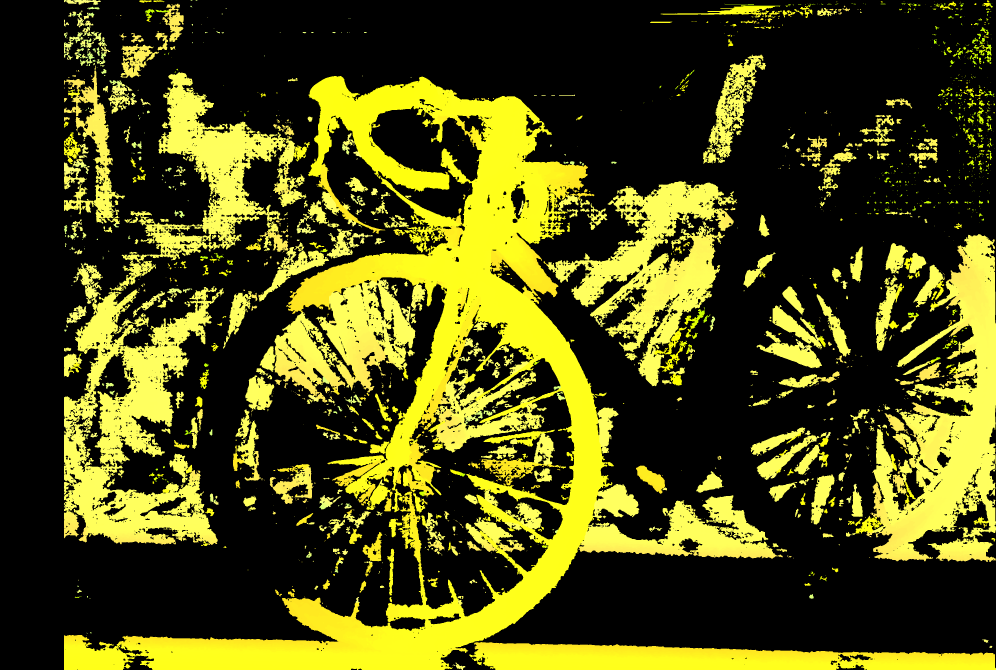
#> input picture main/down/img_0_uint8_2008x2988x3.png, 2988 x 2008 px, given in place of video.mp4, which was not available (shown at 1/3 size)
$ python idk.py
#> lines starting #> are read from the running program, lines starting #| are printed output that depends on the picture; after the words box and inside, x2 and y2 are one past the last pixel; in counts of white or black regions, pixels touching at a corner belong together; pictures that were not available may be replaced by others from this repository, and a replacement may not be noted
### main/tools/hsv.py
import cv2
import numpy as np
# import imutils
import math
from config import BASELINE, ALPHA, MASK_HSV

MORPH_K = np.ones((5,5), np.uint8)
import sys
import os

sys.path.append(os.path.dirname(os.path.dirname(__file__)))
from tools.detection import find_circles, find_depth, find_object

def add_HSV_filter(frame: np.ndarray, blur_factor: int = 7, mask: np.ndarray | None = None) -> np.ndarray:
    """Binary mask isolating the target object via HSV thresholding."""

    # Blur image to reduce noise
    blur = cv2.GaussianBlur(frame, (blur_factor, blur_factor), 0)

    # Convert BGR -> HSV
    hsv = cv2.cvtColor(blur, cv2.COLOR_BGR2HSV)

    # HSV ranges
    # Change according to your object color
    mask = cv2.inRange(
        hsv,
        mask[0],
        mask[1]
    )

    mask = cv2.morphologyEx(mask, cv2.MORPH_OPEN, MORPH_K, iterations=1)
    mask = cv2.morphologyEx(mask, cv2.MORPH_CLOSE, MORPH_K, iterations=2)

    return mask


# =========================================================
# MAIN PROGRAM
# =========================================================

# Stereo camera baseline distance [cm]


# [88 lines left out: function main, not called in this run]

# [2 lines that do not run on import are left out]

### main/tools/detection.py
import cv2
import numpy as np
from config import MIN_AREA

# [81 lines left out: functions crop_cord, segmentation, find_circles, not called in this run]

def find_object(frame: np.ndarray, mask: np.ndarray):
    """
    Locate the largest masked contour and draw it on *frame*.

    Returns
    -------
    center : (cx, cy) or None
    bbox   : [[x1, y1], [x2, y2]] or None
    """

    contours, _ = cv2.findContours( mask.copy(), cv2.RETR_EXTERNAL, cv2.CHAIN_APPROX_SIMPLE )
    # contours = imutils.grab_contours(contours)

    # center = None
    if not contours:
        return None, None

    # If contour exists
    # if len(contours) > 0:

    # Largest contour
    largest_contour = max(contours, key=cv2.contourArea)

    if cv2.contourArea(largest_contour) < MIN_AREA:
        return None, None

    x, y, w, h = cv2.boundingRect(largest_contour)

    center = (x + w // 2, y + h // 2)

    cv2.rectangle(frame, (x, y), (x + w, y + h), (0, 255, 255), 2)

    cv2.circle(frame, center, 5, (0,0,0), -1)

    return center, [[x, y], [x+w, y+h]]

# [36 lines left out: function find_depth, not called in this run]

### main/tools/disparity_map.py
import cv2
import numpy as np

from config import (
    MODE,

    FOCAL_LENGTH,
    BASELINE,
    DISPARITY_OFFSET,

    LEFT_IMAGE,
    RIGHT_IMAGE )


# =========================
# SGBM CONFIG
# =========================
stereo = cv2.StereoSGBM_create(
    minDisparity      = 0,
    numDisparities    = 16 * 8,     # 192 — must be divisible by 16
    blockSize         = 5,
    P1                = 8  * 3 * 5 ** 2,
    P2                = 32 * 3 * 5 ** 2,
    disp12MaxDiff     = 1,
    uniquenessRatio   = 10,
    speckleWindowSize = 100,
    speckleRange      = 32,
    mode              = cv2.STEREO_SGBM_MODE_SGBM,   # faster than default MODE_HH
)

def disparity_n_depth_map(
    left:    np.ndarray,
    right:   np.ndarray,
    colored: bool = False,
    scale:   float = 0.8,
    gray: bool = False

):
    """
    Compute disparity and metric depth map.

    Speed knobs
    -----------
    scale : resize both frames before SGBM, then upscale result back.
            0.5 => ~4x fewer pixels -> big FPS boost with small quality loss.
    """
    h, w = left.shape[:2]

    if gray:
        left = cv2.cvtColor(left, cv2.COLOR_BGR2GRAY)
        right = cv2.cvtColor(right, cv2.COLOR_BGR2GRAY)
    if scale != 1.0:
        dsize  = (int(w * scale), int(h * scale))
        left = cv2.resize(left, dsize, interpolation=cv2.INTER_LINEAR)
        right = cv2.resize(right, dsize, interpolation=cv2.INTER_LINEAR)

    disparity = stereo.compute(left, right).astype(np.float32) / 16.0

    if scale != 1.0:
        disparity = cv2.resize(disparity, (w, h), interpolation=cv2.INTER_LINEAR)
        disparity /= scale

    # ── Depth ──────────────────────────────────────────────────────────────────
    valid_mask = disparity > 0
    depth = np.zeros_like(disparity, dtype=np.float32)
    depth[valid_mask] = (FOCAL_LENGTH * BASELINE) / (
        disparity[valid_mask] + DISPARITY_OFFSET
    )
    depth[~np.isfinite(depth)] = 0

    # Normalize disparity for display
    disparity_display = cv2.normalize(
        disparity,
        None,
        0,
        255,
        cv2.NORM_MINMAX
    ).astype(np.uint8)

    if colored:
        # Apply color map
        disparity_display = cv2.applyColorMap(
            disparity_display,
            cv2.COLORMAP_JET
        )


    return disparity_display, depth

# [35 lines left out: function automatic_grabcut, not called in this run]

### main/idk.py
from time import time
import cv2
import numpy as np

from tools.disparity_map import disparity_n_depth_map
from tools.hsv import add_HSV_filter
from tools.detection import find_object
from tools.extras import masked_percentile_depth

from tools.config import (
    FOCAL_LENGTH,
    BASELINE,
    MASK_HSV
)

# =========================================================
# CREATE Q MATRIX
# =========================================================

def create_Q_matrix(width, height, focal_length, baseline):

    cx = width / 2
    cy = height / 2

    Q = np.float32([
        [1, 0, 0, -cx],
        [0, -1, 0,  cy],
        [0, 0, 0, -focal_length],
        [0, 0, 1 / baseline, 0]
    ])

    return Q


# =========================================================
# MAIN
# =========================================================

def main():
    cap = cv2.VideoCapture("assest/video.mp4")

    if not cap.isOpened():
        raise RuntimeError("Unable to open video source: assets/video.mp4")

    frame_count = 0
    time_start = time()

    try:
        while True:

            ret, frame = cap.read()
#> frame is the input picture: shape (2008, 2988, 3); mean B, G, R 19.6, 76.8, 77.6

            if not ret:
                break

            frame_count += 1

            # =====================================================
            # SPLIT LEFT / RIGHT
            # =====================================================

            h, w = frame.shape[:2]
            half = w // 2

            frame_left = frame[:, :half]
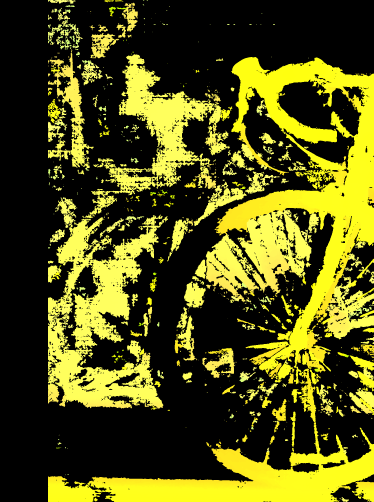
#> frame_left: shape (2008, 1494, 3) (shown at 1/4 size); mean B, G, R 20.5, 82.1, 83.2
            frame_right = frame[:, half:]
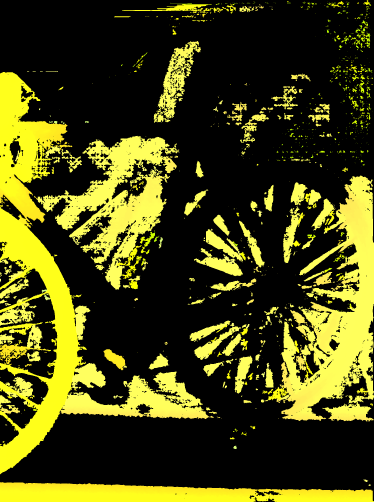
#> frame_right: shape (2008, 1494, 3) (shown at 1/4 size); mean B, G, R 18.7, 71.4, 72.1

            # =====================================================
            # HSV FILTER
            # =====================================================

            mask_left = add_HSV_filter(frame_left, 7, MASK_HSV)
            mask_right = add_HSV_filter(frame_right, 7, MASK_HSV)

            # =====================================================
            # OBJECT DETECTION
            # =====================================================

            circles_left, corr_l = find_object(frame_left, mask_left)
#> in find_object, `contours, _ = cv2.findContours( mask.copy(), cv2.RETR_EXTERNAL, cv2.CH..`: contours = []
            circles_right, corr_r = find_object(frame_right, mask_right)

            # =====================================================
            # RAW DISPARITY
            # IMPORTANT:
            # False -> raw disparity
            # True  -> visualization
            # =====================================================

            disparity_map, depth_map = disparity_n_depth_map(
                mask_left,
                mask_right,
                False
            )
#> in disparity_n_depth_map, `disparity /= scale`:
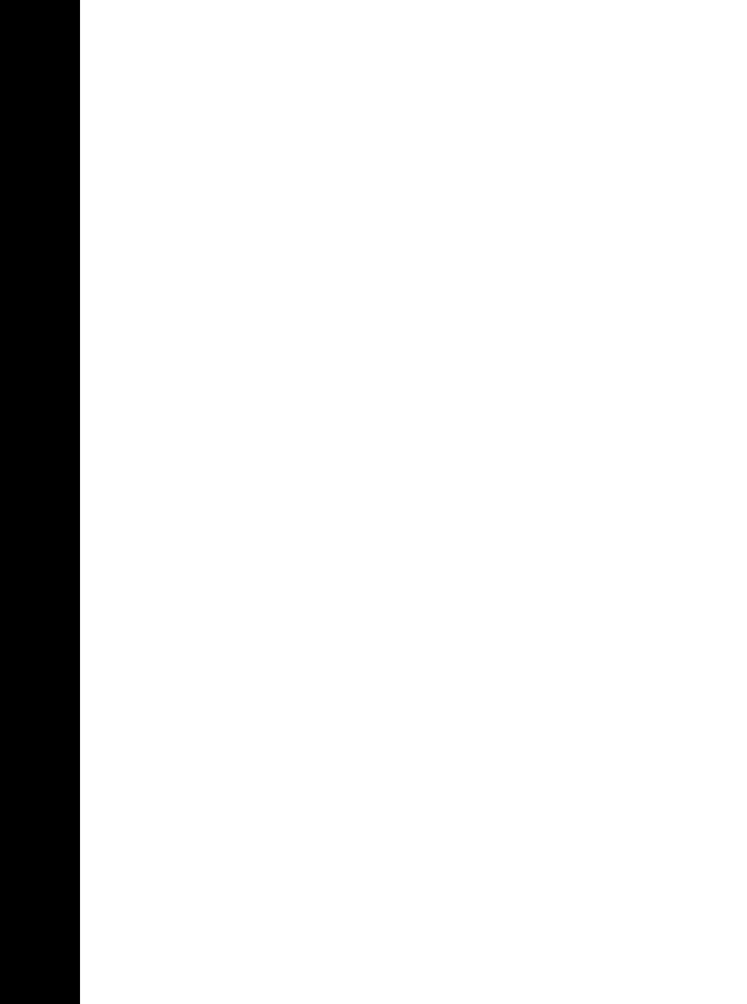
#> disparity: shape (2008, 1494) float32 (shown at 1/2 size); min -1.25, max 0, mean -0.134; drawn with min black and max white

            # =====================================================
            # FIX DISPARITY FORMAT
            # =====================================================

            if len(disparity_map.shape) == 3:
                disparity_map = cv2.cvtColor(
                    disparity_map,
                    cv2.COLOR_BGR2GRAY
                )

            disparity_map = disparity_map.astype(np.float32)
            disparity_map[disparity_map <= 0] = 0.1
#> disparity_map: shape (2008, 1494) float32; min 0.1, max 255, mean 227.7

            # =====================================================
            # CREATE Q MATRIX
            # =====================================================

            Q = create_Q_matrix(
                half,
                h,
                FOCAL_LENGTH,
                BASELINE
            )

            # =====================================================
            # REPROJECT TO 3D
            # =====================================================

            points_3D = cv2.reprojectImageTo3D(
                disparity_map,
                Q
            )
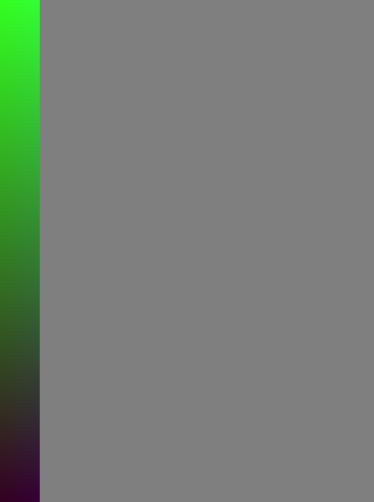
#> points_3D: shape (2008, 1494, 3) float32 (shown at 1/4 size); mean of channels 0, 1, 2 -7109, 5.3, -6396; drawn with min black and max white

            # =====================================================
            # CREATE 3D VIEW WINDOW
            # =====================================================

            vis_3d = np.zeros((h, half, 3), dtype=np.uint8)

            cv2.line(
                vis_3d,
                (half // 2, 0),
                (half // 2, h),
                (100, 100, 100),
                1
            )
#> vis_3d: shape (2008, 1494, 3); values 0 (black) and 100 (white), 0.07% white in thin lines or dots, all inside (x1, y1, x2, y2) = (747, 0, 748, 2008)

            cv2.line(
                vis_3d,
                (0, h // 2),
                (half, h // 2),
                (100, 100, 100),
                1
            )
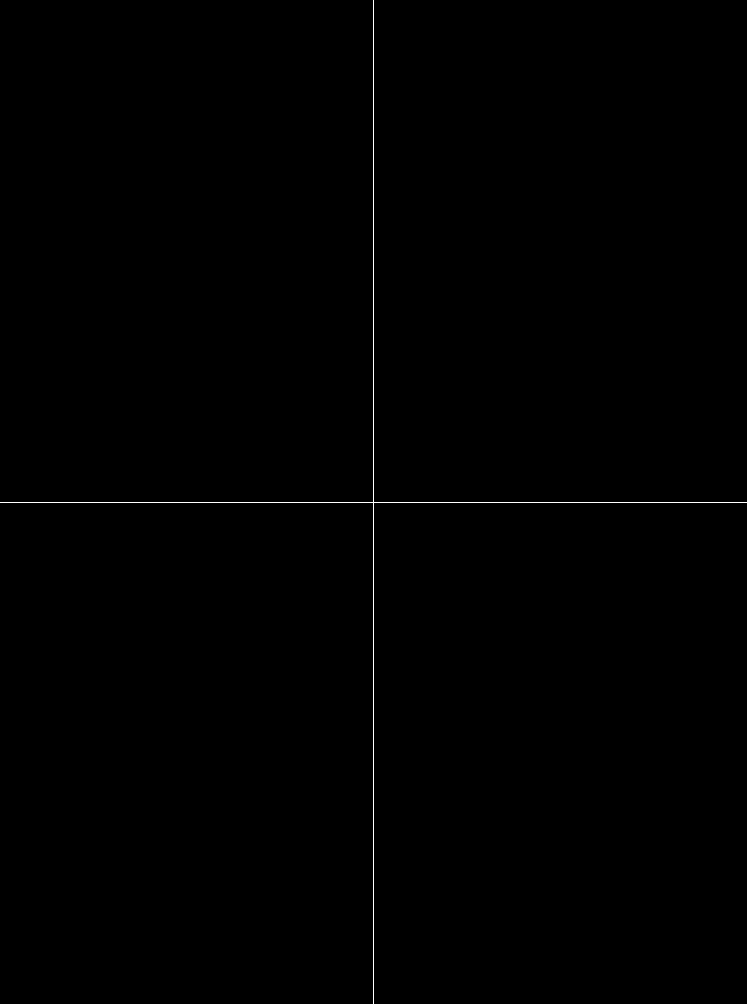
#> vis_3d: shape (2008, 1494, 3) (shown at 1/2 size); values 0 (black) and 100 (white), 0.12% white in thin lines or dots

            # =====================================================
            # TRACKING
            # =====================================================

            if circles_left is None or circles_right is None:
                cv2.putText(
                    frame_right,
                    "TRACKING LOST",
                    (50, 50),
                    cv2.FONT_HERSHEY_SIMPLEX,
                    0.7,
                    (0, 0, 255),
                    2
                )
            else:

                # `find_object` coordinates may be floats; convert after clipping
                # so they are valid NumPy indices into the 3D point map.
                coords = np.asarray(corr_r).reshape(-1)

                if coords.size < 2:
                    raise ValueError(f"Invalid object coordinates: {corr_r!r}")

                x = int(np.clip(coords[0], 0, points_3D.shape[1] - 1))
                y = int(np.clip(coords[1], 0, points_3D.shape[0] - 1))

                # =================================================
                # GET 3D POINT
                # =================================================

                X, Y, Z = points_3D[y, x]

                # =================================================
                # OPTIONAL DEPTH
                # =================================================

                depth = masked_percentile_depth(
                    depth_map,
                    mask_right,
                    corr_r,
                    50
                )

                # =================================================
                # DRAW INFO
                # =================================================

                cv2.putText(
                    frame_right,
                    f"X: {X:.2f}",
                    (20, 40),
                    cv2.FONT_HERSHEY_SIMPLEX,
                    0.7,
                    (0, 255, 0),
                    2
                )

                cv2.putText(
                    frame_right,
                    f"Y: {Y:.2f}",
                    (20, 80),
                    cv2.FONT_HERSHEY_SIMPLEX,
                    0.7,
                    (0, 255, 0),
                    2
                )

                cv2.putText(
                    frame_right,
                    f"Z: {Z:.2f}",
                    (20, 120),
                    cv2.FONT_HERSHEY_SIMPLEX,
                    0.7,
                    (0, 255, 0),
                    2
                )

                if depth is not None:
                    cv2.putText(
                        frame_right,
                        f"Depth: {depth:.2f} cm",
                        (20, 160),
                        cv2.FONT_HERSHEY_SIMPLEX,
                        0.7,
                        (0, 255, 0),
                        2
                    )

                # =================================================
                # 3D VISUALIZATION
                # =================================================

                scale = 2

                screen_x = int((half // 2) + (X * scale))
                screen_y = int((h // 2) - (Y * scale))

                screen_x = int(np.clip(screen_x, 0, half - 1))
                screen_y = int(np.clip(screen_y, 0, h - 1))

                radius = max(5, int(300 / (abs(Z) + 1)))

                cv2.circle(
                    vis_3d,
                    (screen_x, screen_y),
                    radius,
                    (0, 255, 0),
                    -1
                )

                cv2.putText(
                    vis_3d,
                    "3D OBJECT",
                    (screen_x + 10, screen_y),
                    cv2.FONT_HERSHEY_SIMPLEX,
                    0.6,
                    (255, 255, 255),
                    2
                )

                print("\n========================")
                print("PIXEL:", (x, y))
                print(f"X = {X:.2f}")
                print(f"Y = {Y:.2f}")
                print(f"Z = {Z:.2f}")
                print("========================")

            # =====================================================
            # DISPARITY VISUALIZATION
            # =====================================================

            disp_vis = cv2.normalize(
                disparity_map,
                None,
                0,
                255,
                cv2.NORM_MINMAX
            )

            disp_vis = np.uint8(disp_vis)

            # =====================================================
            # SHOW WINDOWS
            # =====================================================

            cv2.imshow("LEFT CAMERA", frame_left)
            cv2.imshow("RIGHT CAMERA", frame_right)
            cv2.imshow("DISPARITY MAP", disp_vis)
            cv2.imshow("3D VIEW", vis_3d)

            # =====================================================
            # EXIT
            # =====================================================

            if cv2.waitKey(1) & 0xFF == ord("q"):
#> (key q is pressed here)
                break
    finally:
        time_diff = max(time() - time_start, 1e-9)

        print(f"""
# | ====================
# | FRAME DATA
# |
# | TOTAL FRAMES: {frame_count}
# | TOTAL TIME: {time_diff:.2f}
# | FPS: {frame_count / time_diff:.2f}
# | ====================
""")

        cap.release()
        cv2.destroyAllWindows()


if __name__ == "__main__":
    main()

$ run again, on main/down/img_1_uint8_2008x2988x3.png
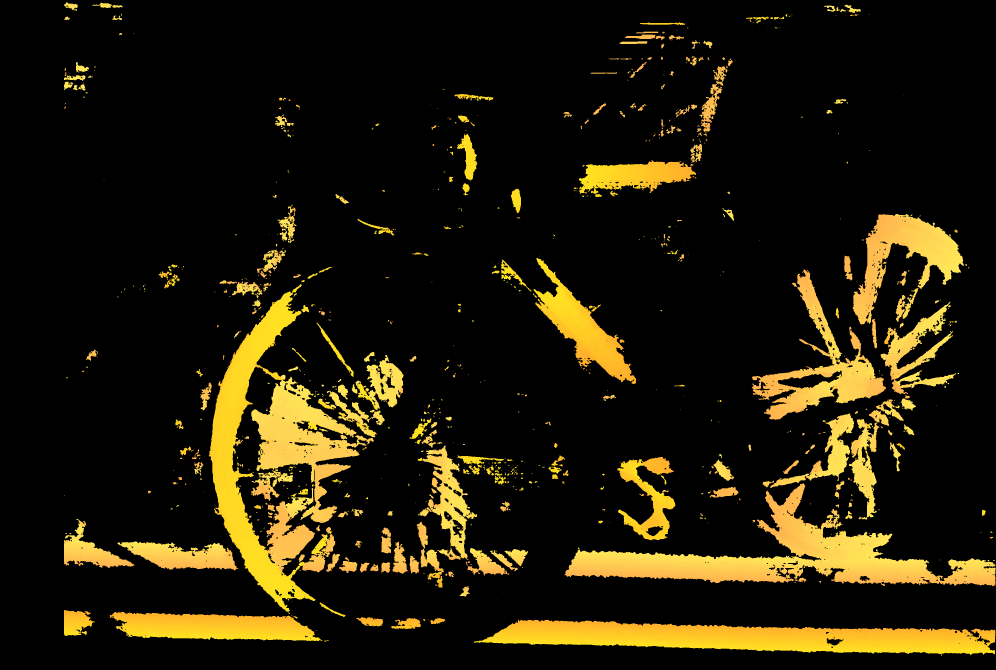
#> input picture main/down/img_1_uint8_2008x2988x3.png, 2988 x 2008 px, given in place of video.mp4, which was not available (shown at 1/3 size)
#> in main, frame is the input picture: shape (2008, 2988, 3); mean B, G, R 8.5, 27.5, 34
#> in main, `frame_left = frame[:, :half]`:
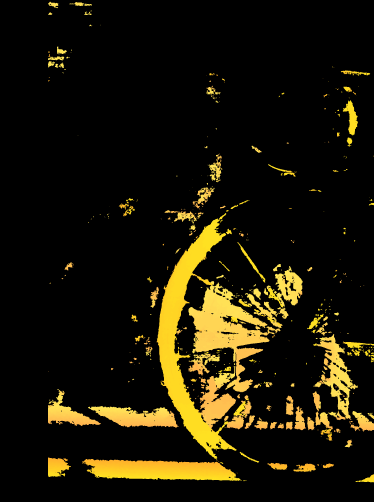
#> frame_left: shape (2008, 1494, 3) (shown at 1/4 size); mean B, G, R 6.9, 23.4, 28.5
#> in main, `frame_right = frame[:, half:]`:
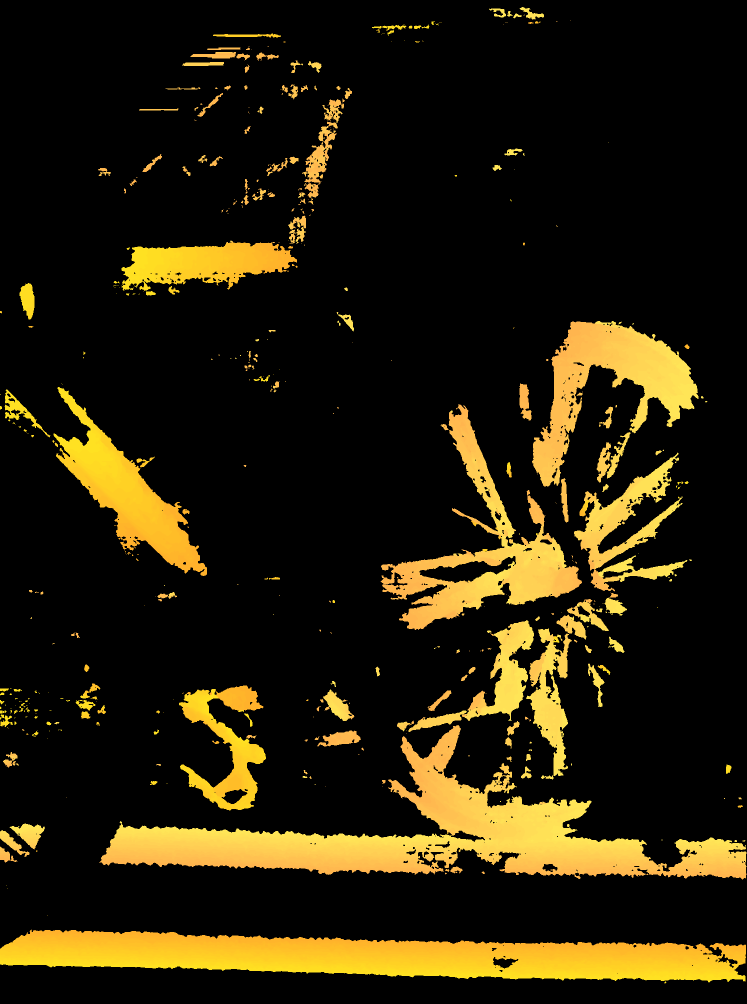
#> frame_right: shape (2008, 1494, 3) (shown at 1/2 size); mean B, G, R 10.1, 31.6, 39.5
#> hsv: shape (2008, 1494, 3); mean H, S, V 3.6, 30.2, 28.5
#> mask: shape (2008, 1494); every value is 0
#> hsv: shape (2008, 1494, 3); mean H, S, V 4.5, 38.7, 39.5
#> contours = []
#> left: shape (1606, 1195); every value is 0
#> depth: shape (2008, 1494) float32; every value is 0
